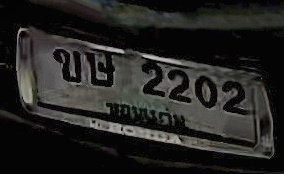
#> input picture test/plate_1.jpg, 284 x 174 px
$ python perspective_transform.py
#> lines starting #> are read from the running program, lines starting #| are printed output that depends on the picture; after the words box and inside, x2 and y2 are one past the last pixel; in counts of white or black regions, pixels touching at a corner belong together; long printed decimals are rounded
#> further down, image is the input picture: shape (174, 284, 3); mean B, G, R 33.7, 35.8, 36.1
import cv2
import numpy as np
from pathlib import Path


# ============================================================
# CONFIG
# ============================================================

INPUT_IMAGE = "plate_1.jpg"
OUTPUT_IMAGE = "plate_perspective.jpg"

# ต้องมีพื้นที่อย่างน้อย 50% ของ crop เดิม
MIN_AREA_RATIO = 0.20


# ============================================================
# ORDER POINTS
# ============================================================

def order_points(pts):
    """
    เรียง 4 มุมเป็น:

    0 = Top-Left
    1 = Top-Right
    2 = Bottom-Right
    3 = Bottom-Left
    """

    rect = np.zeros((4, 2), dtype=np.float32)

    # x + y
    s = pts.sum(axis=1)

    rect[0] = pts[np.argmin(s)]  # Top-left
    rect[2] = pts[np.argmax(s)]  # Bottom-right

    # y - x
    diff = np.diff(pts, axis=1).reshape(-1)

    rect[1] = pts[np.argmin(diff)]  # Top-right
    rect[3] = pts[np.argmax(diff)]  # Bottom-left

    return rect


# ============================================================
# PERSPECTIVE PLATE
# ============================================================

def perspective_plate(plate):

    if plate is None or plate.size == 0:
        return plate

    # ========================================================
    # GRAYSCALE
    # ========================================================

    gray = cv2.cvtColor(
        plate,
        cv2.COLOR_BGR2GRAY
    )

    # ========================================================
    # GAUSSIAN BLUR
    # ========================================================

    blur = cv2.GaussianBlur(
        gray,
        (5, 5),
        0
    )
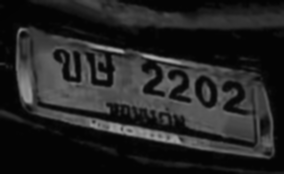
#> blur: shape (174, 284); min 3, max 173, mean 35.7

    # ========================================================
    # OTSU THRESHOLD
    # ========================================================

    _, thresh = cv2.threshold(
        blur,
        0,
        255,
        cv2.THRESH_BINARY + cv2.THRESH_OTSU
    )
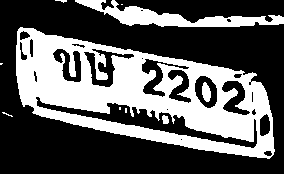
#> thresh: shape (174, 284); 36.6% white; 10 white regions (6 under 20 px)

    # ========================================================
    # FIND CONTOURS
    # ========================================================

    contours, _ = cv2.findContours(
        thresh,
        cv2.RETR_EXTERNAL,
        cv2.CHAIN_APPROX_SIMPLE
    )
#> contours = 6 contours, 4 with area under 20; largest, box (x1, y1, x2, y2) and area: (16, 27, 275, 159) 21082, (75, 0, 284, 27) 1894

    if len(contours) == 0:

        print("❌ No contour")

        return plate

    # ========================================================
    # BIGGEST CONTOUR
    # ========================================================

    contour = max(
        contours,
        key=cv2.contourArea
    )
#> contour = contour of 268 points, box (x1, y1, x2, y2) (16, 27, 275, 159), area 21082

    # ========================================================
    # MIN AREA RECTANGLE
    # ========================================================

    rect = cv2.minAreaRect(
        contour
    )
#> rect = ((144.7, 94.81), (86.99, 275.6), -78.64)

    center, size, angle = rect
#> center = (144.7, 94.81); size = (86.99, 275.6); angle = -78.64

    print("\n========== RECT INFO ==========")

    print(
        f"Center : "
        f"({center[0]:.2f}, {center[1]:.2f})"
    )
#| Center : (144.73, 94.81)

    print(
        f"Size   : "
        f"{size[0]:.2f} x {size[1]:.2f}"
    )
#| Size   : 86.99 x 275.60

    print(
        f"Angle  : {angle:.2f}°"
    )
#| Angle  : -78.64°

    # ========================================================
    # GET 4 CORNERS
    # ========================================================

    box = cv2.boxPoints(
        rect
    )
#> box = [[271.3, 164.6], [1.07, 110.3], [18.2, 25.03], [288.4, 79.31]]

    box = np.float32(
        box
    )

    box = order_points(
        box
    )
#> in order_points, `s = pts.sum(axis=1)`: s = [435.9, 111.4, 43.23, 367.7]
#> in order_points, `diff = np.diff(pts, axis=1).reshape(-1)`: diff = [-106.7, 109.2, 6.83, -209.1]
#> box = [[18.2, 25.03], [288.4, 79.31], [271.3, 164.6], [1.07, 110.3]]

    print("\n4 Corners:")

    print(box)
#| [[ 18.200   25.027  ]
#|  [288.403    79.3138   ]
#|  [271.2681    164.597  ]
#|  [  1.066 110.310  ]]

    # ========================================================
    # CALCULATE WIDTH
    # ========================================================

    widthA = np.linalg.norm(
        box[2] - box[3]
    )
#> widthA = 275.6

    widthB = np.linalg.norm(
        box[1] - box[0]
    )
#> widthB = 275.6

    maxWidth = int(
        max(
            widthA,
            widthB
        )
    )
#> maxWidth = 275

    # ========================================================
    # CALCULATE HEIGHT
    # ========================================================

    heightA = np.linalg.norm(
        box[1] - box[2]
    )
#> heightA = 86.99

    heightB = np.linalg.norm(
        box[0] - box[3]
    )
#> heightB = 86.99

    maxHeight = int(
        max(
            heightA,
            heightB
        )
    )
#> maxHeight = 86

    # ========================================================
    # AREA CHECK
    # ========================================================

    h, w = plate.shape[:2]
#> h = 174; w = 284

    original_area = h * w
#> original_area = 49416
    detected_area = maxWidth * maxHeight
#> detected_area = 23650

    area_ratio = (
        detected_area / original_area
        if original_area > 0
        else 0
    )
#> area_ratio = 0.479

    print(
        f"\nOriginal size : {w} x {h}"
    )
#| Original size : 284 x 174

    print(
        f"Detected size : {maxWidth} x {maxHeight}"
    )
#| Detected size : 275 x 86

    print(
        f"Area ratio    : {area_ratio * 100:.2f}%"
    )
#| Area ratio    : 47.86%

    if (
        maxWidth < 2
        or maxHeight < 2
        or area_ratio < MIN_AREA_RATIO
    ):

        print(
            "\n⚠️ Rectangle ไม่น่าเชื่อถือ"
        )

        print(
            "→ คืนภาพต้นฉบับ"
        )

        return plate

    # ========================================================
    # DESTINATION POINTS
    # ========================================================

    dst = np.array(
        [
            [0, 0],
            [maxWidth - 1, 0],
            [maxWidth - 1, maxHeight - 1],
            [0, maxHeight - 1]
        ],
        dtype=np.float32
    )
#> dst = [[0, 0], [274, 0], [274, 85], [0, 85]]

    # ========================================================
    # PERSPECTIVE MATRIX
    # ========================================================

    M = cv2.getPerspectiveTransform(
        box,
        dst
    )
#> M = [[0.975, 0.196, -22.64], [-0.192, 0.958, -20.47], [-2.15e-10, 5.14e-10, 1]]

    # ========================================================
    # WARP
    # ========================================================

    warp = cv2.warpPerspective(
        plate,
        M,
        (
            maxWidth,
            maxHeight
        )
    )
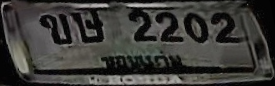
#> warp: shape (86, 275, 3); mean B, G, R 56.1, 59.2, 59.8

    print(
        "\n✓ Perspective Transform สำเร็จ"
    )

    return warp


# ============================================================
# MAIN
# ============================================================

if __name__ == "__main__":

    # อ่านภาพ
    image = cv2.imread(
        INPUT_IMAGE
    )

    if image is None:

        raise FileNotFoundError(
            f"ไม่พบรูป: {INPUT_IMAGE}"
        )

    print(
        f"Input : {Path(INPUT_IMAGE).resolve()}"
    )

    # Perspective Transform
    result = perspective_plate(
        image
    )

    # Save
    success = cv2.imwrite(
        OUTPUT_IMAGE,
        result
    )

    if success:

        print(
            f"\nOutput: "
            f"{Path(OUTPUT_IMAGE).resolve()}"
        )

    else:

        print(
            "\n❌ Save failed"
        )
